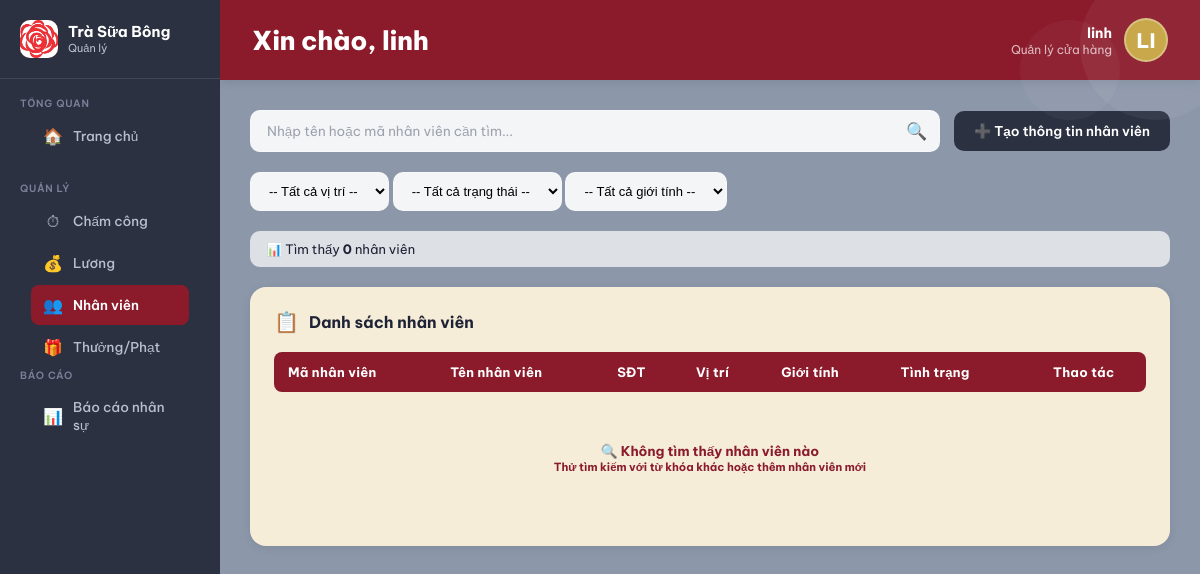
Before: /employees/ (signed in) with the older database file.
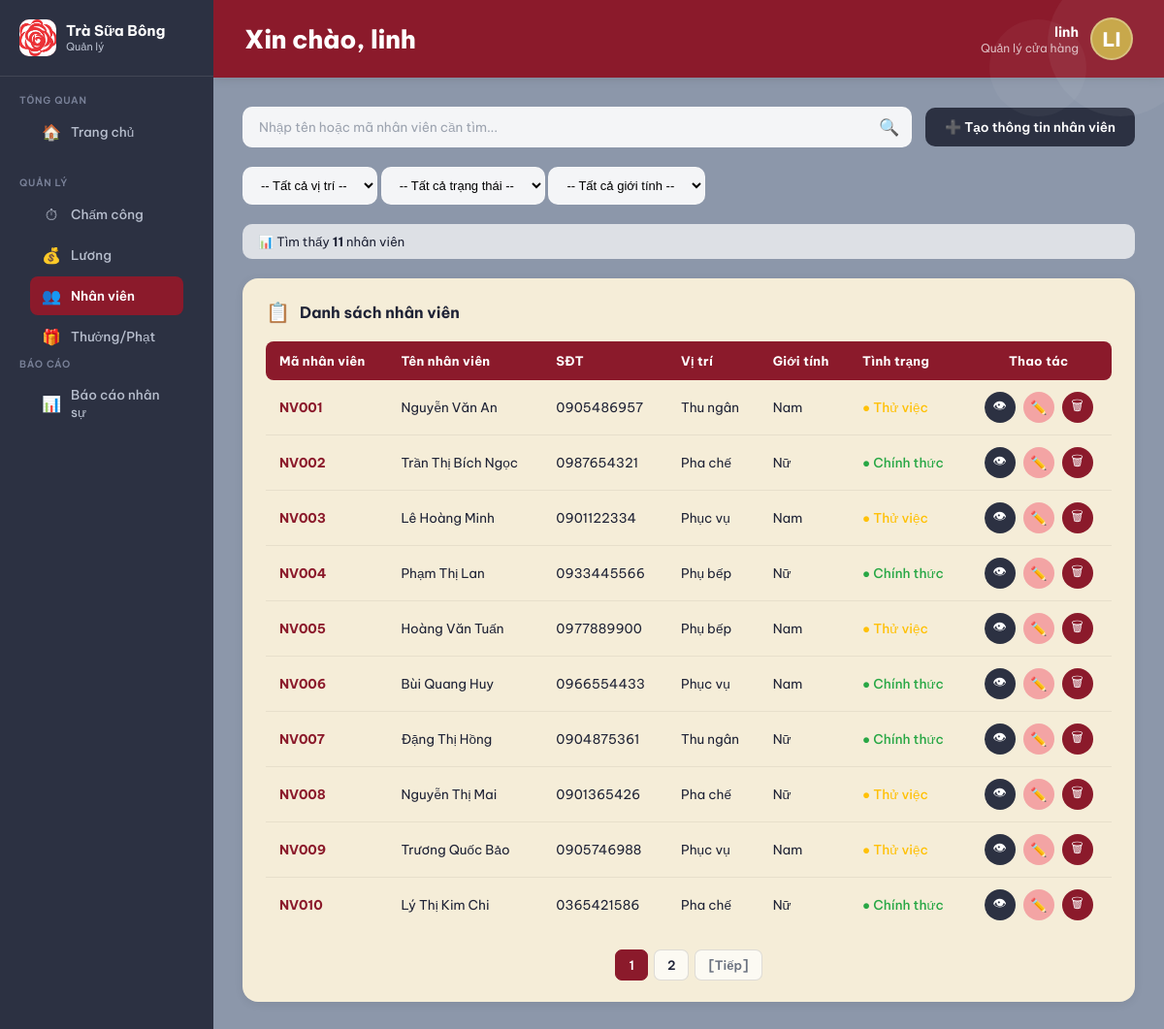
After: the same page with the newer database file.
### apps/employees/models.py (models this page shows, shortened)
class Employee(models.Model):
    GENDER_CHOICES = (('M', 'Nam'), ('F', 'Nữ'), ('O', 'Khác'))
    STATUS_CHOICES = (
        ('probation', 'Thử việc'),
        ('official', 'Chính thức')
    )
    employee_id = models.AutoField(primary_key=True)
    user = models.OneToOneField(User, on_delete=models.CASCADE)
    full_name = models.CharField(max_length=255, verbose_name="Họ tên")
    date_of_birth = models.DateField(verbose_name="Ngày sinh")
    gender = models.CharField(max_length=1, choices=GENDER_CHOICES, verbose_name="Giới tính")
    phone_number = models.CharField(max_length=15, verbose_name="Số điện thoại")
    hire_date = models.DateField(verbose_name="Ngày vào làm")
    bank_name = models.CharField(max_length=100, blank=True, null=True, verbose_name="Ngân hàng")
    bank_account = models.CharField(max_length=50, blank=True, null=True, verbose_name="Số tài khoản")
    citizen_id = models.CharField(max_length=20, unique=True, verbose_name="CCCD")
    position = models.ForeignKey(Position, on_delete=models.PROTECT, verbose_name="Vị trí")
    status = models.CharField(max_length=20, choices=STATUS_CHOICES, default='probation', verbose_name="Tình trạng")
    salary_level = models.ForeignKey(
        'salary.SalaryLevel',
        on_delete=models.SET_NULL,
        null=True,
        blank=True,
        verbose_name="Mức lương áp dụng"
    )

class Position(models.Model):
    position_id = models.AutoField(primary_key=True)
    position_name = models.CharField(max_length=100, verbose_name="Tên vị trí")
    group = models.ForeignKey(Group, on_delete=models.SET_NULL, null=True, blank=True)

### apps/employees/views.py (the view, shortened to what this page needs)
# urls.py: path('', views.employee_list, name='employee_list'),
@login_required
@staff_member_required
def employee_list(request):
    search_keyword = request.GET.get('search', '').strip()
    position_id = request.GET.get('position', '')
    status_filter = request.GET.get('status', '')
    gender_filter = request.GET.get('gender', '')
    employees = Employee.objects.select_related('position', 'user').all()
    if position_id:
        employees = employees.filter(position_id=position_id)
    if status_filter:
        employees = employees.filter(status=status_filter)
    if gender_filter:
        employees = employees.filter(gender=gender_filter)
    employees = employees.order_by('employee_id')
    positions = Position.objects.all()
    paginator = Paginator(employees, 10)
    page = request.GET.get('page', 1)
    try:
        employees_page = paginator.page(page)
    except PageNotAnInteger:
        employees_page = paginator.page(1)
    except EmptyPage:
        employees_page = paginator.page(paginator.num_pages)
    context = {
        'employees': employees_page,
        'search_keyword': search_keyword,
        'selected_position': position_id,
        'selected_status': status_filter,
        'selected_gender': gender_filter,
        'positions': positions,
        'total_results': employees.count(),
    }
    return render(request, 'employees/list.html', context)

### templates/employees/list.html (shortened to what this page needs)
﻿{% extends "base/base_manager.html" %}
{% load static %}
{% block content %}
<div class="employee-management">
  <div class="toolbar">
    <div class="search-box">
      <form method="GET" action="{% url 'employees:employee_list' %}" id="searchForm">
        <input type="text"
               name="search"
               id="searchInput"
               placeholder="Nhập tên hoặc mã nhân viên cần tìm..."
               value="{{ search_keyword }}"
               autocomplete="off">
        <span class="search-icon">🔍</span>
      </form>
    </div>
    <a class="btn-create" href="{% url 'employees:employee_add' %}">
  ➕ Tạo thông tin nhân viên
</a>
  </div>
  <div class="filter-bar">
    <form method="GET" action="{% url 'employees:employee_list' %}" id="filterForm">
      <select name="position" class="filter-select" onchange="this.form.submit()">
        <option value="">-- Tất cả vị trí --</option>
      </select>
      <select name="status" class="filter-select" onchange="this.form.submit()">
        <option value="">-- Tất cả trạng thái --</option>
      </select>
      <select name="gender" class="filter-select" onchange="this.form.submit()">
        <option value="">-- Tất cả giới tính --</option>
      </select>
    </form>
  </div>
  <div class="search-result-info">
    📊 Tìm thấy <strong>{{ total_results }}</strong> nhân viên
  </div>
  <div class="table-card">
    <div class="table-card-title">
      <span>📋</span> Danh sách nhân viên
    </div>
    <table>
      <thead>
        <tr>
          <th>Mã nhân viên</th>
          <th>Tên nhân viên</th>
          <th>SĐT</th>
          <th>Vị trí</th>
          <th>Giới tính</th>
          <th>Tình trạng</th>
          <th>Thao tác</th>
        </tr>
      </thead>
      <tbody>
        {% for emp in employees %}
        <tr>
          <td>NV{{ emp.employee_id|stringformat:"03d" }}</td>
          <td>{{ emp.full_name }}</td>
          <td>{{ emp.phone_number }}</td>
          <td>{{ emp.position.position_name }}</td>
          <td>{{ emp.get_gender_display }}</td>
          <td>
            {% if emp.status == 'official' %}
              <span class="status-active">● Chính thức</span>
            {% else %}
              <span class="status-probation">● Thử việc</span>
            {% endif %}
          </td>
          <td>
            <div class="action-btns">
              <a href="{% url 'employees:employee_detail' emp.employee_id %}" class="action-btn btn-view" title="Xem">👁</a>
              <a href="{% url 'employees:employee_edit' emp.employee_id %}" class="action-btn btn-edit" title="Sửa">✏️</a>
              <button class="action-btn btn-delete" title="Xóa" onclick="askDelete('NV{{ emp.employee_id }}', '{{ emp.full_name|escapejs }}')">🗑</button>
            </div>
          </td>
        </tr>
        {% empty %}
        <tr>
          <td colspan="7" class="no-result">
            🔍 Không tìm thấy nhân viên nào<br>
            <small>Thử tìm kiếm với từ khóa khác hoặc <a href="{% url 'employees:employee_add' %}">thêm nhân viên mới</a></small>
          </td>
        </tr>
        {% endfor %}
      </tbody>
    </table>
    {% if employees.has_other_pages %}
    <div class="pagination">
      {% for num in employees.paginator.page_range %}
        {% if employees.number == num %}
          <button class="page-btn active">{{ num }}</button>
        {% elif num > employees.number|add:'-3' and num < employees.number|add:'3' %}
          <button class="page-btn" onclick="goPage({{ num }})">{{ num }}</button>
        {% endif %}
      {% endfor %}
      {% if employees.has_next %}
        <button class="page-btn nav-pg" onclick="goPage({{ employees.next_page_number }})">[Tiếp]</button>
      {% endif %}
    </div>
    {% endif %}
  </div>
</div>
{% endblock %}

### templates/base/base_manager.html (shortened to what this page needs)
{% extends "base/base.html" %}
{% load static %}
{% block body %}
<link rel="stylesheet" href="{% static 'css/style.css' %}?v=100.0">
<div class="manager-container">
    <aside class="sidebar">
    <div class="sidebar-logo">
        <div class="logo-icon">
            <img src="{% static 'images/logo.jpg' %}" alt="Logo" width="40">
        </div>
        <div class="logo-text">
            <h2>Trà Sữa Bông</h2>
            <span>Quản lý</span>
        </div>
    </div>
    <div class="sidebar-section">
        <div class="sidebar-section-label">Tổng quan</div>
        <a class="nav-item {% if request.resolver_match.url_name == 'dashboard_manager' %}active{% endif %}" href="{% url 'dashboard_manager' %}">
            <span class="nav-icon">🏠</span> Trang chủ
        </a>
    </div>
    <div class="sidebar-section">
        <div class="sidebar-section-label">Quản lý</div>
        <a class="nav-item nav-toggle {% if 'cham_cong' in request.resolver_match.url_name %}active{% endif %}" href="javascript:void(0);" data-target="submenu-chamcong">
            <span class="nav-icon">⏱</span> Chấm công
        </a>
        <a class="nav-item nav-toggle" href="javascript:void(0);" data-target="submenu-luong">
            <span class="nav-icon">💰</span> Lương
        </a>
        <a class="nav-item {% if 'employee' in request.resolver_match.url_name %}active{% endif %}"
   href="{% url 'employees:employee_list' %}">
    <span class="nav-icon">👥</span> Nhân viên
</a>
        {% with url_name=request.resolver_match.url_name %}
<a class="nav-item nav-toggle {% if url_name == 'reward_create' or url_name == 'reward_list' %}active{% endif %}" href="javascript:void(0);" data-target="submenu-thuongphat">
    <span class="nav-icon">🎁</span> Thưởng/Phạt
</a>
{% endwith %}
<div class="sidebar-section-label">Báo cáo</div>
<a class="nav-item {% if request.resolver_match.url_name == 'report' %}active{% endif %}" href="{% url 'report' %}">
    <span class="nav-icon">📊</span> Báo cáo nhân sự
</a>
    </div>
</aside>
    <main class="main">
        <header class="header">
            <div class="header-left">
                <h1 class="header-title">Xin chào, {{ request.user.username }}</h1>
            </div>
            <div class="header-user" onclick="toggleLogoutMenu(event)">
                <div class="header-user-info">
                    <div class="name">{{ request.user.username }}</div>
                    <div class="role">Quản lý cửa hàng</div>
                </div>
                <div class="avatar">
                    {{ request.user.username|slice:":2"|upper }}
                </div>
            </div>
        </header>
        <section class="content">
            {% block content %}{% endblock %}
        </section>
    </main>
</div>
{% endblock %}

### templates/base/base.html (shortened to what this page needs)
{% load static %}
<!DOCTYPE html>
<html lang="vi">
<head>
</head>
<body>
    {% block body %}{% endblock %}
</body>
</html>

### static/css/style.css (style rules this page uses)
:root { --primary: #8B1A2B; --sidebar-bg: #2C3142; --sidebar-text: #B8BFCE; --content-bg: #8C97AA; --card-bg: #F5EDD8; --white: #ffffff; }
* { margin: 0; padding: 0; box-sizing: border-box; }
.manager-container { display: flex; height: 100vh; width: 100vw; overflow: visible; font-family: 'Be Vietnam Pro', sans-serif; }
.sidebar { width: 220px; min-width: 220px; background: var(--sidebar-bg); display: flex; flex-direction: column; z-index: 100; }
.sidebar-logo { padding: 20px; display: flex; align-items: center; gap: 10px; border-bottom: 1px solid rgba(255,255,255,0.1); }
.nav-item { display: flex; align-items: center; gap: 10px; padding: 10px 12px; border-radius: 8px; color: var(--sidebar-text) !important; text-decoration: none !important; font-size: 13.5px; margin: 2px 15px; transition: 0.2s; }
.nav-item:hover, .nav-item.active { background: var(--primary); color: white !important; }
.main { flex: 1; display: flex; flex-direction: column; min-width: 0; }
.header { background: var(--primary); height: 80px; padding: 0 32px; display: flex; align-items: center; justify-content: space-between; color: white; position: relative; z-index: 2000; overflow: visible; box-shadow: 0 2px 10px rgba(0,0,0,0.1); }
.header-user { position: relative; display: flex; align-items: center; gap: 12px; cursor: pointer; }
.avatar { width: 44px; height: 44px; background: #C8A84B; border-radius: 50%; display: flex; align-items: center; justify-content: center; font-weight: 800; border: 2px solid rgba(255,255,255,0.3); }
.content { flex: 1; padding: 30px; background: var(--content-bg); overflow-y: auto; position: relative; z-index: 1; }

Changed rows visible on the page:
added Employee: employee_id "001", full_name "Nguyễn Văn An", phone_number "0905486957", position.position_name "Thu ngân", gender "Nam", status "● Thử việc"
added Employee: employee_id "002", full_name "Trần Thị Bích Ngọc", phone_number "0987654321", position.position_name "Pha chế", gender "Nữ", status "● Chính thức"
added Employee: employee_id "003", full_name "Lê Hoàng Minh", phone_number "0901122334", position.position_name "Phục vụ", gender "Nam", status "● Thử việc"
added Employee: employee_id "004", full_name "Phạm Thị Lan", phone_number "0933445566", position.position_name "Phụ bếp", gender "Nữ", status "● Chính thức"
added Employee: employee_id "005", full_name "Hoàng Văn Tuấn", phone_number "0977889900", position.position_name "Phụ bếp", gender "Nam", status "● Thử việc"
added Employee: employee_id "006", full_name "Bùi Quang Huy", phone_number "0966554433", position.position_name "Phục vụ", gender "Nam", status "● Chính thức"
added Employee: employee_id "007", full_name "Đặng Thị Hồng", phone_number "0904875361", position.position_name "Thu ngân", gender "Nữ", status "● Chính thức"
added Employee: employee_id "008", full_name "Nguyễn Thị Mai", phone_number "0901365426", position.position_name "Pha chế", gender "Nữ", status "● Thử việc"
added Employee: employee_id "009", full_name "Trương Quốc Bảo", phone_number "0905746988", position.position_name "Phục vụ", gender "Nam", status "● Thử việc"
added Employee: employee_id "010", full_name "Lý Thị Kim Chi", phone_number "0365421586", position.position_name "Pha chế", gender "Nữ", status "● Chính thức"
Other visible differences:
{{ total_results }}: "0" → "11"
new list line: "1"
new list line: "2"
text no longer shown: "🔍 Không tìm thấy nhân viên nào Thử tìm kiếm với từ khóa khác hoặc thêm nhân viên mới"
text now shown: "[Tiếp]"
